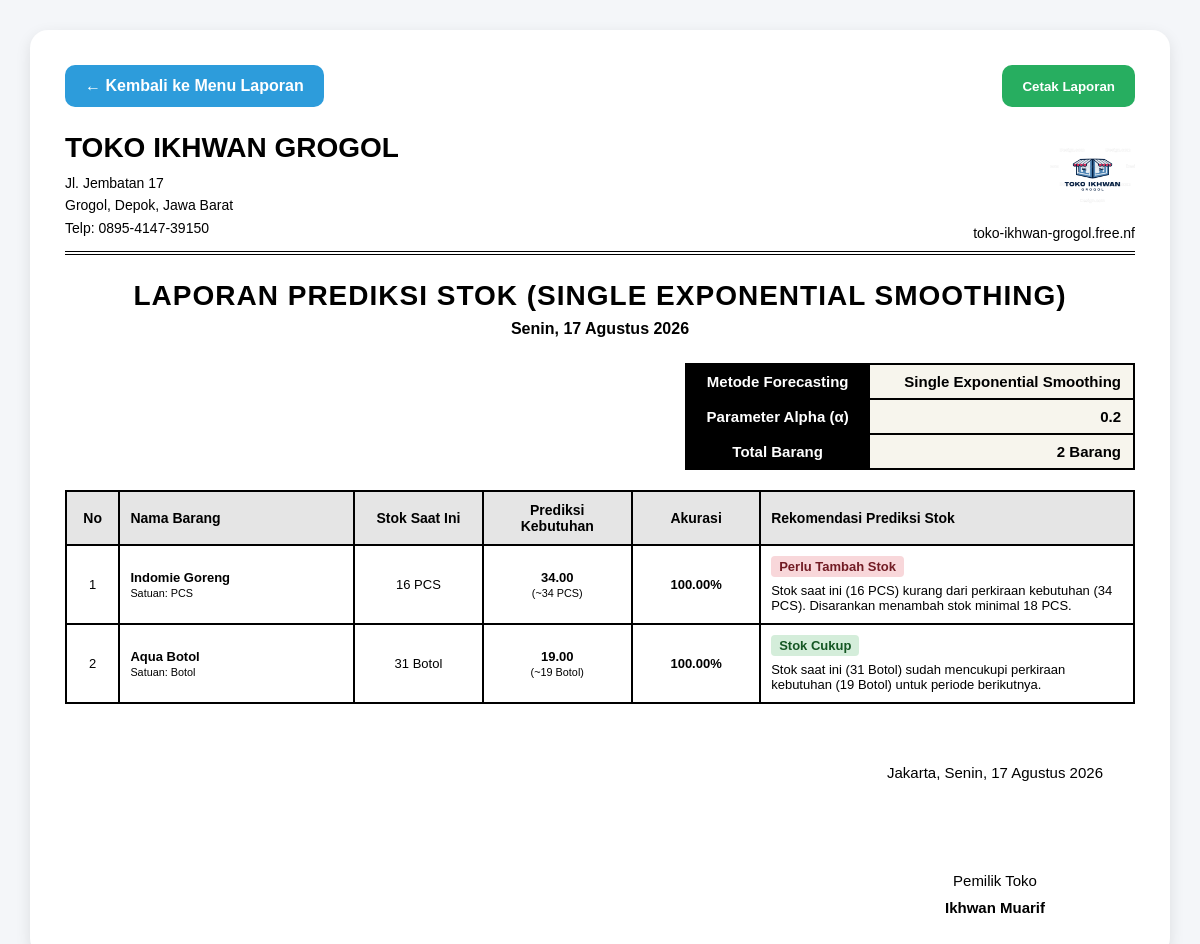
/laporan/laporan-prediksi-stok.php, run on the app's committed database.
### tables this page shows
CREATE TABLE `barang` (
  `id_barang` int(11) NOT NULL AUTO_INCREMENT PRIMARY KEY,
  `no_barang` varchar(50) NOT NULL,
  `nama_barang` varchar(100) NOT NULL,
  `jumlah_barang` int(11) NOT NULL,
  `jenis_barang` varchar(50) NOT NULL,
  `harga` int(11) NOT NULL
);

### includes/ses-engine.php (called while the page is built, shortened)
<?php
function hitungSES($koneksi, $alpha = 0.2){
    $alpha = floatval($alpha);
    $queryBarang = mysqli_query($koneksi, "SELECT * FROM barang ORDER BY id_barang ASC");
    $dataSES = [];
    $totalBarang = 0;
    while($b = mysqli_fetch_assoc($queryBarang)){
        $totalBarang++;
        $id_barang = $b['id_barang'];
        $nama_barang = $b['nama_barang'];
        $stok_saat_ini = (int)$b['jumlah_barang'];
        $jenis_barang = $b['jenis_barang'];
        $queryPenjualan = mysqli_query($koneksi, "
            SELECT t.tanggal, SUM(i.jumlah) AS total_terjual
            FROM item_transaksi i
            JOIN transaksi_penjualan_multi t ON i.id_transaksi = t.id_transaksi
            WHERE i.id_barang = '$id_barang'
            GROUP BY t.tanggal
            ORDER BY t.tanggal ASC
        ");
        $riwayat = [];
        while($r = mysqli_fetch_assoc($queryPenjualan)){
            $riwayat[] = [
                'tanggal' => $r['tanggal'],
                'aktual'  => (int)$r['total_terjual']
            ];
        }
        $n = count($riwayat);
        $detailPerhitungan = [];
        $forecastNext = 0;
        $mad = 0;
        $mse = 0;
        $mape = 0;
        $akurasi = 0;
        if($n > 0){
            $totalAbsError = 0;
            $totalSqError = 0;
            $totalPctError = 0;
            $prevForecast = $riwayat[0]['aktual'];
            for($i = 0; $i < $n; $i++){
                $t = $i + 1;
                $aktual = $riwayat[$i]['aktual'];
                $tanggal = $riwayat[$i]['tanggal'];
                if($i == 0){
                    $forecast = $aktual;
                } else {
                    $prevAktual = $riwayat[$i-1]['aktual'];
                    $forecast = ($alpha * $prevAktual) + ((1 - $alpha) * $prevForecast);
                }
                $error = $aktual - $forecast;
                $absError = abs($error);
                $sqError = pow($error, 2);
                $pctError = ($aktual > 0) ? ($absError / $aktual) * 100 : 0;
                $totalAbsError += $absError;
                $totalSqError += $sqError;
                $totalPctError += $pctError;
                $detailPerhitungan[] = [
                    'periode' => $t,
                    'tanggal' => $tanggal,
                    'aktual' => $aktual,
                    'forecast' => $forecast,
                    'error' => $error,
                    'abs_error' => $absError,
                    'sq_error' => $sqError,
                    'pct_error' => $pctError
                ];
                $prevForecast = $forecast;
            }
            $lastAktual = $riwayat[$n-1]['aktual'];
            $forecastNext = ($alpha * $lastAktual) + ((1 - $alpha) * $prevForecast);
            $mad = $totalAbsError / $n;
            $mse = $totalSqError / $n;
            $mape = $totalPctError / $n;
            $akurasi = max(0, 100 - $mape);
        }
        $prediksiStokUnit = (int)ceil($forecastNext);
        if($stok_saat_ini < $prediksiStokUnit){
            $status = "Perlu Tambah Stok";
            $classStatus = "rendah";
            $tambahQty = $prediksiStokUnit - $stok_saat_ini;
            $rekomendasi = "Stok saat ini ($stok_saat_ini $jenis_barang) kurang dari perkiraan kebutuhan ($prediksiStokUnit $jenis_barang). Disarankan menambah stok minimal $tambahQty $jenis_barang.";
        } else {
            $status = "Stok Cukup";
            $classStatus = "tinggi";
            $rekomendasi = "Stok saat ini ($stok_saat_ini $jenis_barang) sudah mencukupi perkiraan kebutuhan ($prediksiStokUnit $jenis_barang) untuk periode berikutnya.";
        }
        $dataSES[] = [
            'id_barang' => $id_barang,
            'nama_barang' => $nama_barang,
            'jenis_barang' => $jenis_barang,
            'stok_saat_ini' => $stok_saat_ini,
            'n_periode' => $n,
            'riwayat' => $riwayat,
            'detail' => $detailPerhitungan,
            'forecast_next' => $forecastNext,
            'prediksi_stok_unit' => $prediksiStokUnit,
            'mad' => $mad,
            'mse' => $mse,
            'mape' => $mape,
            'akurasi' => $akurasi,
            'status' => $status,
            'class_status' => $classStatus,
            'rekomendasi' => $rekomendasi
        ];
    }
    return [
        'alpha' => $alpha,
        'totalBarang' => $totalBarang,
        'dataSES' => $dataSES
    ];
}
?>

### laporan/laporan-prediksi-stok.php (the view, shortened to what this page needs)
<?php
include '../config/koneksi.php';
include '../includes/ses-engine.php';
$hari = [
  'Sunday' => 'Minggu',
  'Monday' => 'Senin',
  'Tuesday' => 'Selasa',
  'Wednesday' => 'Rabu',
  'Thursday' => 'Kamis',
  'Friday' => 'Jumat',
  'Saturday' => 'Sabtu'
];
$bulan = [
  1 => 'Januari',
  'Februari',
  'Maret',
  'April',
  'Mei',
  'Juni',
  'Juli',
  'Agustus',
  'September',
  'Oktober',
  'November',
  'Desember'
];
$namaHari = $hari[date('l')];
$tanggalIndonesia =
$namaHari . ", " .
date('d') . " " .
$bulan[(int)date('m')] . " " .
date('Y');
$tanggalTtd =
"Jakarta, " .
$namaHari . ", " .
date('d') . " " .
$bulan[(int)date('m')] . " " .
date('Y');
$alpha = $_SESSION['alpha'] ?? 0.2;
$hasil = hitungSES($koneksi, $alpha);
$totalBarang = $hasil['totalBarang'];
$dataSES     = $hasil['dataSES'];
?>
<!DOCTYPE html>
<html lang="id">
<head>
</head>
<body>
<div class="container">
  <div class="top-action">
    <a href="../laporan.php" class="btn btn-back">
      ← Kembali ke Menu Laporan
    </a>
    <button onclick="window.print()" class="btn btn-print">
      Cetak Laporan
    </button>
  </div>
  <div class="kop">
    <div class="kop-left">
      <h2>TOKO IKHWAN GROGOL</h2>
      <p>
        Jl. Jembatan 17<br>
        Grogol, Depok, Jawa Barat<br>
        Telp: 0895-4147-39150
      </p>
    </div>
    <div class="kop-right">
      <img src="../assets/logo.png" alt="Logo">
      <p>toko-ikhwan-grogol.free.nf</p>
    </div>
  </div>
  <div class="judul-laporan">
    <h1>LAPORAN PREDIKSI STOK (SINGLE EXPONENTIAL SMOOTHING)</h1>
    <p><?= $tanggalIndonesia; ?></p>
  </div>
  <div class="info-box">
    <table>
      <tr>
        <td class="info-title">Metode Forecasting</td>
        <td class="info-value">Single Exponential Smoothing</td>
      </tr>
      <tr>
        <td class="info-title">Parameter Alpha (&alpha;)</td>
        <td class="info-value"><?= $alpha; ?></td>
      </tr>
      <tr>
        <td class="info-title">Total Barang</td>
        <td class="info-value"><?= $totalBarang; ?> Barang</td>
      </tr>
    </table>
  </div>
  <table class="report-table">
    <thead>
      <tr>
        <th>No</th>
        <th>Nama Barang</th>
        <th>Stok Saat Ini</th>
        <th>Prediksi Kebutuhan</th>
        <th>Akurasi</th>
        <th>Rekomendasi Prediksi Stok</th>
      </tr>
    </thead>
    <tbody>
      <?php
      $no = 1;
      if(count($dataSES) > 0){
        foreach($dataSES as $item){
      ?>
      <tr>
        <td><?= $no++; ?></td>
        <td>
          <b><?= $item['nama_barang']; ?></b>
          <br>
          <small>Satuan: <?= $item['jenis_barang']; ?></small>
        </td>
        <td><?= $item['stok_saat_ini']; ?> <?= $item['jenis_barang']; ?></td>
        <td>
          <b><?= number_format($item['forecast_next'], 2); ?></b>
          <br>
          <small>(~<?= $item['prediksi_stok_unit']; ?> <?= $item['jenis_barang']; ?>)</small>
        </td>
        <td><b><?= number_format($item['akurasi'], 2); ?>%</b></td>
        <td>
          <span class="kategori <?= $item['class_status']; ?>">
            <?= $item['status']; ?>
          </span>
          <br>
          <?= $item['rekomendasi']; ?>
        </td>
      </tr>
      <?php }} ?>
    </tbody>
  </table>
  <div class="ttd">
    <?= $tanggalTtd; ?>
    <br><br><br><br>
    Pemilik Toko
    <br>
    <b>Ikhwan Muarif</b>
  </div>
</div>
</body>
</html>

### laporan/laporan-prediksi-stok.php (style rules this page uses)
* { margin:0; padding:0; box-sizing:border-box; font-family:Arial, Helvetica, sans-serif; }
body { background:#f4f6f9; padding:30px; color:#000; }
.container { background:white; padding:35px; border-radius:18px; box-shadow:0 5px 15px rgba(0,0,0,0.1); }
.top-action { display:flex; justify-content:space-between; margin-bottom:25px; }
.btn { text-decoration:none; border:none; padding:12px 20px; border-radius:10px; color:white; cursor:pointer; font-weight:bold; display:inline-block; }
.btn-back { background:#2d9cdb; }
.btn-print { background:#27ae60; }
.kop { display:flex; justify-content:space-between; align-items:flex-start; border-bottom:4px double #000; padding-bottom:10px; margin-bottom:20px; }
.kop-left h2 { font-size:28px; margin-bottom:8px; }
.kop-left p { font-size:14px; line-height:1.6; }
.kop-right { text-align:right; font-size:14px; }
.kop-right img { width:85px; height:85px; object-fit:contain; margin-bottom:5px; }
.judul-laporan { text-align:center; margin:25px 0; }
.judul-laporan h1 { font-size:28px; margin-bottom:8px; letter-spacing:1px; }
.judul-laporan p { font-size:16px; font-weight:bold; }
.info-box { display:flex; justify-content:flex-end; margin-bottom:12px; }
.info-box table { width:450px; border-collapse:collapse; }
.info-box td { border:2px solid #000; padding:8px 12px; font-weight:bold; font-size:15px; }
.info-title { background:#000; color:white; text-align:center; }
.info-value { text-align:right; background:#f7f5ed; }
.report-table { width:100%; border-collapse:collapse; margin-top:20px; table-layout:fixed; }
.report-table th { background:#e5e5e5; color:#000; border:2px solid #000; padding:10px; font-size:14px; }
.report-table td { border:2px solid #000; padding:10px; font-size:13px; text-align:center; vertical-align:middle; word-wrap:break-word; }
.report-table th:nth-child(1), .report-table td:nth-child(1) { width:5%; }
.report-table th:nth-child(2), .report-table td:nth-child(2) { width:22%; text-align:left; }
.report-table th:nth-child(3), .report-table td:nth-child(3) { width:12%; }
.report-table th:nth-child(4), .report-table td:nth-child(4) { width:14%; }
.report-table th:nth-child(5), .report-table td:nth-child(5) { width:12%; }
.report-table th:nth-child(6), .report-table td:nth-child(6) { width:35%; text-align:left; }
.kategori { display:inline-block; font-weight:bold; margin-bottom:6px; padding:3px 8px; border-radius:4px; }
.tinggi { color:#155724; background:#d4edda; }
.rendah { color:#721c24; background:#f8d7da; }
.ttd { width:280px; margin-top:55px; margin-left:auto; text-align:center; line-height:1.8; font-size:15px; }

### data on the page
barang: nama_barang "Indomie Goreng", jenis_barang "PCS", jumlah_barang "16", id_barang "34.00", id_barang "34", akurasi "100.00", status "Perlu Tambah Stok", rekomendasi "Stok saat ini (16 PCS) kurang dari perkiraan kebutuhan (34 PCS). Disarankan menambah stok minimal 18 PCS."

### other printed values
$alpha "0.2"
$totalBarang "2"
$item['nama_barang'] "Aqua Botol"
$item['jenis_barang'] "Botol"
$item['stok_saat_ini'] "31"
$item['forecast_next'] "19.00"
$item['prediksi_stok_unit'] "19"
$item['akurasi'] "100.00"
$item['status'] "Stok Cukup"
$item['rekomendasi'] "Stok saat ini (31 Botol) sudah mencukupi perkiraan kebutuhan (19 Botol) untuk periode berikutnya."
$tanggalTtd "Jakarta, Senin, 17 Agustus 2026"
